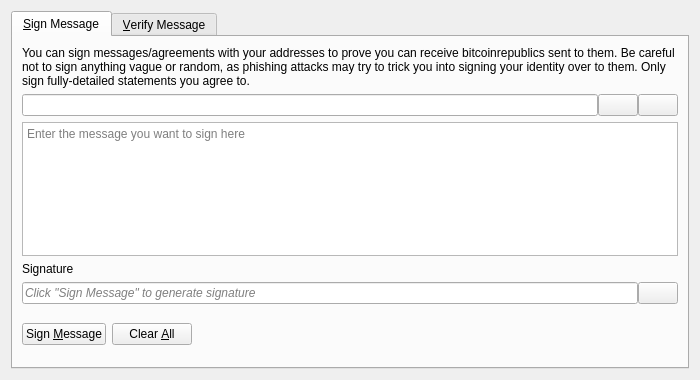
<?xml version="1.0" encoding="UTF-8"?>
<ui version="4.0">
 <class>SignVerifyMessageDialog</class>
 <widget class="QDialog" name="SignVerifyMessageDialog">
  <property name="geometry">
   <rect>
    <x>0</x>
    <y>0</y>
    <width>700</width>
    <height>380</height>
   </rect>
  </property>
  <property name="windowTitle">
   <string>Signatures - Sign / Verify a Message</string>
  </property>
  <property name="modal">
   <bool>true</bool>
  </property>
  <layout class="QVBoxLayout" name="verticalLayout">
   <item>
    <widget class="QTabWidget" name="tabWidget">
     <property name="currentIndex">
      <number>0</number>
     </property>
     <widget class="QWidget" name="tabSignMessage">
      <attribute name="title">
       <string>&amp;Sign Message</string>
      </attribute>
      <layout class="QVBoxLayout" name="verticalLayout_SM">
       <item>
        <widget class="QLabel" name="infoLabel_SM">
         <property name="text">
          <string>You can sign messages/agreements with your addresses to prove you can receive bitcoinrepublics sent to them. Be careful not to sign anything vague or random, as phishing attacks may try to trick you into signing your identity over to them. Only sign fully-detailed statements you agree to.</string>
         </property>
         <property name="textFormat">
          <enum>Qt::PlainText</enum>
         </property>
         <property name="wordWrap">
          <bool>true</bool>
         </property>
        </widget>
       </item>
       <item>
        <layout class="QHBoxLayout" name="horizontalLayout_1_SM">
         <property name="spacing">
          <number>0</number>
         </property>
         <item>
          <widget class="QValidatedLineEdit" name="addressIn_SM">
           <property name="toolTip">
            <string>The BitcoinRepublic address to sign the message with</string>
           </property>
          </widget>
         </item>
         <item>
          <widget class="QPushButton" name="addressBookButton_SM">
           <property name="toolTip">
            <string>Choose previously used address</string>
           </property>
           <property name="text">
            <string/>
           </property>
           <property name="icon">
            <iconset resource="../bitcoinrepublic.qrc">
             <normaloff>:/icons/address-book</normaloff>:/icons/address-book</iconset>
           </property>
           <property name="shortcut">
            <string>Alt+A</string>
           </property>
           <property name="autoDefault">
            <bool>false</bool>
           </property>
          </widget>
         </item>
         <item>
          <widget class="QPushButton" name="pasteButton_SM">
           <property name="toolTip">
            <string>Paste address from clipboard</string>
           </property>
           <property name="text">
            <string/>
           </property>
           <property name="icon">
            <iconset resource="../bitcoinrepublic.qrc">
             <normaloff>:/icons/editpaste</normaloff>:/icons/editpaste</iconset>
           </property>
           <property name="shortcut">
            <string>Alt+P</string>
           </property>
           <property name="autoDefault">
            <bool>false</bool>
           </property>
          </widget>
         </item>
        </layout>
       </item>
       <item>
        <widget class="QPlainTextEdit" name="messageIn_SM">
         <property name="toolTip">
          <string>Enter the message you want to sign here</string>
         </property>
         <property name="placeholderText">
          <string>Enter the message you want to sign here</string>
         </property>
        </widget>
       </item>
       <item>
        <widget class="QLabel" name="signatureLabel_SM">
         <property name="text">
          <string>Signature</string>
         </property>
         <property name="textFormat">
          <enum>Qt::PlainText</enum>
         </property>
        </widget>
       </item>
       <item>
        <layout class="QHBoxLayout" name="horizontalLayout_2_SM">
         <property name="spacing">
          <number>0</number>
         </property>
         <item>
          <widget class="QLineEdit" name="signatureOut_SM">
           <property name="placeholderText">
            <string>Click "Sign Message" to generate signature</string>
           </property>
           <property name="font">
            <font>
             <italic>true</italic>
            </font>
           </property>
           <property name="readOnly">
            <bool>true</bool>
           </property>
          </widget>
         </item>
         <item>
          <widget class="QPushButton" name="copySignatureButton_SM">
           <property name="toolTip">
            <string>Copy the current signature to the system clipboard</string>
           </property>
           <property name="text">
            <string/>
           </property>
           <property name="icon">
            <iconset resource="../bitcoinrepublic.qrc">
             <normaloff>:/icons/editcopy</normaloff>:/icons/editcopy</iconset>
           </property>
           <property name="autoDefault">
            <bool>false</bool>
           </property>
          </widget>
         </item>
        </layout>
       </item>
       <item>
        <layout class="QHBoxLayout" name="horizontalLayout_3_SM">
         <item>
          <widget class="QPushButton" name="signMessageButton_SM">
           <property name="toolTip">
            <string>Sign the message to prove you own this BitcoinRepublic address</string>
           </property>
           <property name="text">
            <string>Sign &amp;Message</string>
           </property>
           <property name="icon">
            <iconset resource="../bitcoinrepublic.qrc">
             <normaloff>:/icons/edit</normaloff>:/icons/edit</iconset>
           </property>
           <property name="autoDefault">
            <bool>false</bool>
           </property>
          </widget>
         </item>
         <item>
          <widget class="QPushButton" name="clearButton_SM">
           <property name="toolTip">
            <string>Reset all sign message fields</string>
           </property>
           <property name="text">
            <string>Clear &amp;All</string>
           </property>
           <property name="icon">
            <iconset resource="../bitcoinrepublic.qrc">
             <normaloff>:/icons/remove</normaloff>:/icons/remove</iconset>
           </property>
           <property name="autoDefault">
            <bool>false</bool>
           </property>
          </widget>
         </item>
         <item>
          <spacer name="horizontalSpacer_1_SM">
           <property name="orientation">
            <enum>Qt::Horizontal</enum>
           </property>
           <property name="sizeHint" stdset="0">
            <size>
             <width>40</width>
             <height>48</height>
            </size>
           </property>
          </spacer>
         </item>
         <item>
          <widget class="QLabel" name="statusLabel_SM">
           <property name="font">
            <font>
             <weight>75</weight>
             <bold>true</bold>
            </font>
           </property>
           <property name="text">
            <string/>
           </property>
           <property name="wordWrap">
            <bool>true</bool>
           </property>
          </widget>
         </item>
         <item>
          <spacer name="horizontalSpacer_2_SM">
           <property name="orientation">
            <enum>Qt::Horizontal</enum>
           </property>
           <property name="sizeHint" stdset="0">
            <size>
             <width>40</width>
             <height>48</height>
            </size>
           </property>
          </spacer>
         </item>
        </layout>
       </item>
      </layout>
     </widget>
     <widget class="QWidget" name="tabVerifyMessage">
      <attribute name="title">
       <string>&amp;Verify Message</string>
      </attribute>
      <layout class="QVBoxLayout" name="verticalLayout_VM">
       <item>
        <widget class="QLabel" name="infoLabel_VM">
         <property name="text">
          <string>Enter the receiver's address, message (ensure you copy line breaks, spaces, tabs, etc. exactly) and signature below to verify the message. Be careful not to read more into the signature than what is in the signed message itself, to avoid being tricked by a man-in-the-middle attack. Note that this only proves the signing party receives with the address, it cannot prove sendership of any transaction!</string>
         </property>
         <property name="textFormat">
          <enum>Qt::PlainText</enum>
         </property>
         <property name="alignment">
          <set>Qt::AlignLeading|Qt::AlignLeft|Qt::AlignTop</set>
         </property>
         <property name="wordWrap">
          <bool>true</bool>
         </property>
        </widget>
       </item>
       <item>
        <layout class="QHBoxLayout" name="horizontalLayout_1_VM">
         <property name="spacing">
          <number>0</number>
         </property>
         <item>
          <widget class="QValidatedLineEdit" name="addressIn_VM">
           <property name="toolTip">
            <string>The BitcoinRepublic address the message was signed with</string>
           </property>
          </widget>
         </item>
         <item>
          <widget class="QPushButton" name="addressBookButton_VM">
           <property name="toolTip">
            <string>Choose previously used address</string>
           </property>
           <property name="text">
            <string/>
           </property>
           <property name="icon">
            <iconset resource="../bitcoinrepublic.qrc">
             <normaloff>:/icons/address-book</normaloff>:/icons/address-book</iconset>
           </property>
           <property name="shortcut">
            <string>Alt+A</string>
           </property>
           <property name="autoDefault">
            <bool>false</bool>
           </property>
          </widget>
         </item>
        </layout>
       </item>
       <item>
        <widget class="QPlainTextEdit" name="messageIn_VM">
          <property name="toolTip">
            <string>The signed message to verify</string>
          </property>
          <property name="placeholderText">
            <string>The signed message to verify</string>
          </property>
        </widget>
       </item>
       <item>
        <widget class="QValidatedLineEdit" name="signatureIn_VM">
          <property name="toolTip">
            <string>The signature given when the message was signed</string>
          </property>
          <property name="placeholderText">
            <string>The signature given when the message was signed</string>
          </property>
        </widget>
       </item>
       <item>
        <layout class="QHBoxLayout" name="horizontalLayout_2_VM">
         <item>
          <widget class="QPushButton" name="verifyMessageButton_VM">
           <property name="toolTip">
            <string>Verify the message to ensure it was signed with the specified BitcoinRepublic address</string>
           </property>
           <property name="text">
            <string>Verify &amp;Message</string>
           </property>
           <property name="icon">
            <iconset resource="../bitcoinrepublic.qrc">
             <normaloff>:/icons/transaction_0</normaloff>:/icons/transaction_0</iconset>
           </property>
           <property name="autoDefault">
            <bool>false</bool>
           </property>
          </widget>
         </item>
         <item>
          <widget class="QPushButton" name="clearButton_VM">
           <property name="toolTip">
            <string>Reset all verify message fields</string>
           </property>
           <property name="text">
            <string>Clear &amp;All</string>
           </property>
           <property name="icon">
            <iconset resource="../bitcoinrepublic.qrc">
             <normaloff>:/icons/remove</normaloff>:/icons/remove</iconset>
           </property>
           <property name="autoDefault">
            <bool>false</bool>
           </property>
          </widget>
         </item>
         <item>
          <spacer name="horizontalSpacer_1_VM">
           <property name="orientation">
            <enum>Qt::Horizontal</enum>
           </property>
           <property name="sizeHint" stdset="0">
            <size>
             <width>40</width>
             <height>48</height>
            </size>
           </property>
          </spacer>
         </item>
         <item>
          <widget class="QLabel" name="statusLabel_VM">
           <property name="font">
            <font>
             <weight>75</weight>
             <bold>true</bold>
            </font>
           </property>
           <property name="text">
            <string/>
           </property>
           <property name="wordWrap">
            <bool>true</bool>
           </property>
          </widget>
         </item>
         <item>
          <spacer name="horizontalSpacer_2_VM">
           <property name="orientation">
            <enum>Qt::Horizontal</enum>
           </property>
           <property name="sizeHint" stdset="0">
            <size>
             <width>40</width>
             <height>48</height>
            </size>
           </property>
          </spacer>
         </item>
        </layout>
       </item>
      </layout>
     </widget>
    </widget>
   </item>
  </layout>
 </widget>
 <customwidgets>
  <customwidget>
   <class>QValidatedLineEdit</class>
   <extends>QLineEdit</extends>
   <header>qt/qvalidatedlineedit.h</header>
  </customwidget>
 </customwidgets>
 <resources>
  <include location="../bitcoinrepublic.qrc"/>
 </resources>
 <connections/>
</ui>
